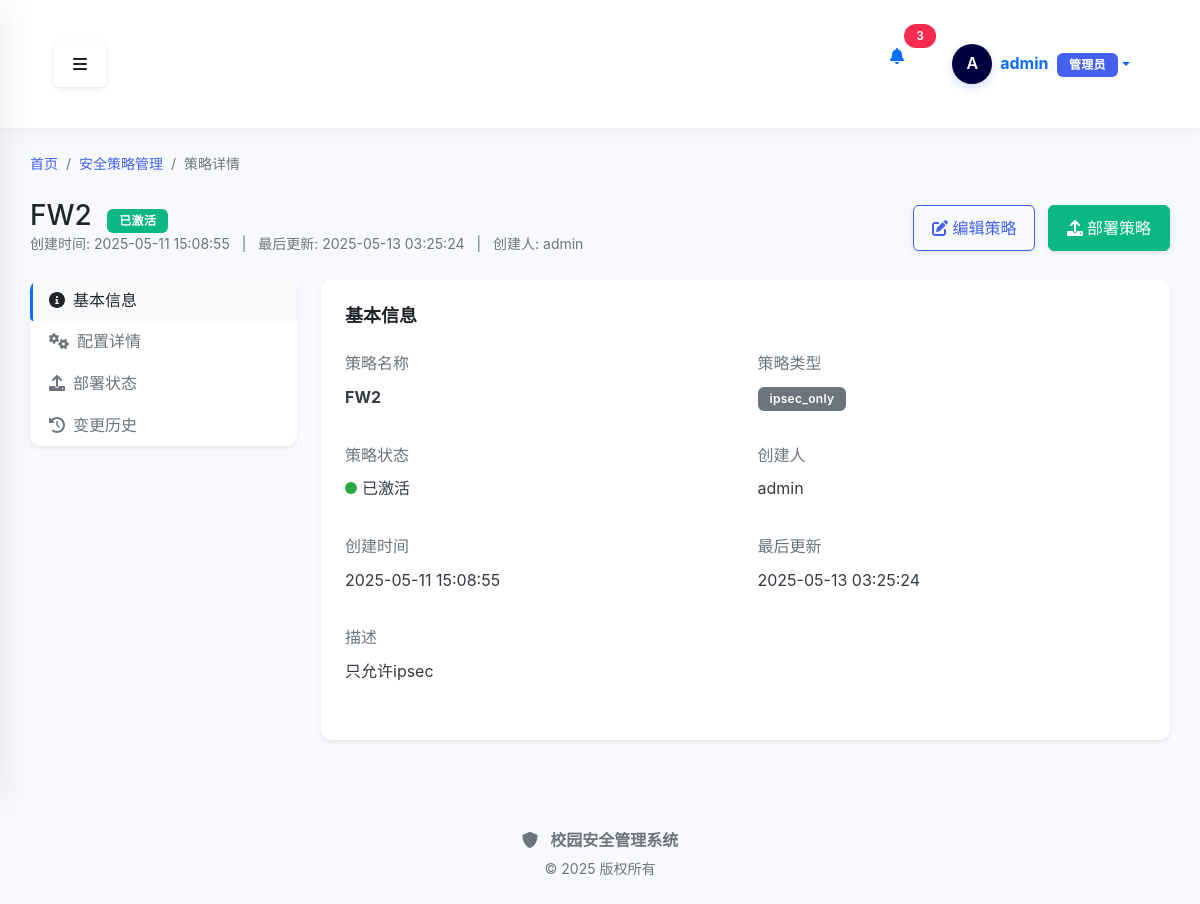
Page /policy/1 (signed in) on the committed database.
### src/modules/auth/models.py (models this page shows, shortened)
class User(db.Model, UserMixin):
    __table_args__ = {'extend_existing': True}
    """用户模型"""
    __tablename__ = 'users'
    id = db.Column(db.Integer, primary_key=True)
    username = db.Column(db.String(64), unique=True, index=True, nullable=False)
    email = db.Column(db.String(120), unique=True, index=True, nullable=False)
    password_hash = db.Column(db.String(128), nullable=False)
    display_name = db.Column(db.String(64))
    phone = db.Column(db.String(20))
    role = db.Column(db.String(20))
    last_login = db.Column(db.DateTime)
    is_active = db.Column(db.Boolean, default=True)
    is_admin = db.Column(db.Boolean, default=False)
    created_at = db.Column(db.DateTime, default=datetime.now)
    updated_at = db.Column(db.DateTime, default=datetime.now, onupdate=datetime.now)

### src/modules/policy/models/policy.py (models this page shows, shortened)
class Policy(db.Model):
    __tablename__ = 'policy'
    id = Column(Integer, primary_key=True)
    name = Column(String(64), nullable=False)
    type = Column(String(32), nullable=False)
    description = Column(Text)
    config = Column(JSON, nullable=False)
    status = Column(String(16), nullable=False, default='draft')
    created_by = Column(Integer, ForeignKey('users.id'), nullable=False)
    created_at = Column(DateTime, nullable=False, default=datetime.utcnow)
    updated_at = Column(DateTime, nullable=False, default=datetime.utcnow, onupdate=datetime.utcnow)
    creator = relationship('User', backref='policies', lazy='select')
    deployments = relationship('PolicyDeployment', backref='policy', cascade='all, delete-orphan')
    audit_logs = relationship('PolicyAuditLog', backref='policy')
    alerts = relationship('PolicyAlert', backref='policy')

### src/modules/policy/routes/policy_view_routes.py (the view, shortened to what this page needs)
@policy_view_bp.route('/<int:policy_id>', methods=['GET'])
@login_required
def detail(policy_id):
    policy_service = PolicyService()
    success, policy = policy_service.get_policy(policy_id)
    if not success:
        flash('策略不存在', 'danger')
        return redirect(url_for('policy_view.index'))
    user_service = UserService()
    if policy.created_by:
        try:
            success, user = user_service.get_user_by_id(policy.created_by)
            if success and user:
                policy.creator_name = user.username
            else:
                policy.creator_name = f"用户{policy.created_by}"
        except Exception:
            policy.creator_name = f"用户{policy.created_by}"
    else:
        policy.creator_name = "-"
    from src.modules.policy.services.policy_deploy_service import PolicyDeployService
    deploy_service = PolicyDeployService()
    deployments = deploy_service.get_deployments_by_policy(policy.id) if hasattr(deploy_service, 'get_deployments_by_policy') else []
    from src.modules.policy.services.policy_audit_service import PolicyAuditService
    audit_service = PolicyAuditService()
    audit_logs = audit_service.get_logs_by_policy(policy.id) if hasattr(audit_service, 'get_logs_by_policy') else []
    for log in audit_logs:
        if hasattr(log, 'user_id') and log.user_id:
            try:
                success, user = user_service.get_user_by_id(log.user_id)
                if success and user:
                    log.user_name = user.username
                else:
                    log.user_name = f"用户{log.user_id}"
            except Exception:
                log.user_name = f"用户{log.user_id}"
        else:
            log.user_name = "系统"
    return render_template(
        'policy/detail.html',
        title='策略详情',
        policy=policy,
        deployments=deployments,
        audit_logs=audit_logs
    )

### src/templates/policy/detail.html (shortened to what this page needs)
{% extends "base.html" %}
{% block content %}
<div class="container-fluid">
    <nav aria-label="breadcrumb" class="mb-4">
        <ol class="breadcrumb">
            <li class="breadcrumb-item"><a href="{{ url_for('index') }}">首页</a></li>
            <li class="breadcrumb-item"><a href="{{ url_for('policy_view.index') }}">安全策略管理</a></li>
            <li class="breadcrumb-item active" aria-current="page">策略详情</li>
        </ol>
    </nav>
    <div class="d-flex justify-content-between align-items-center mb-4">
        <div>
            <h1 class="h3 mb-0 text-gray-800">{{ policy.name }}
                {% if policy.status == 'active' %}
                <span class="badge bg-success ms-2">已激活</span>
                {% elif policy.status == 'draft' %}
                <span class="badge bg-warning ms-2">草稿</span>
                {% elif policy.status == 'deleted' %}
                <span class="badge bg-danger ms-2">已删除</span>
                {% endif %}
            </h1>
            <p class="text-muted small mb-0">
                <span>创建时间: {{ policy.created_at.strftime('%Y-%m-%d %H:%M:%S') }}</span>
                <span class="mx-2">|</span>
                <span>最后更新: {{ policy.updated_at.strftime('%Y-%m-%d %H:%M:%S') }}</span>
                <span class="mx-2">|</span>
                <span>创建人: {{ policy.creator_name if policy.creator_name is defined else '用户' + policy.created_by|string }}</span>
            </p>
        </div>
        <div>
            {% if policy.status != 'deleted' %}
            <a href="{{ url_for('policy_view.edit', policy_id=policy.id) }}" class="btn btn-outline-primary">
                <i class="fas fa-edit me-1"></i>编辑策略
            </a>
            <a href="{{ url_for('policy_view.deploy', policy_id=policy.id) }}" class="btn btn-success ms-2">
                <i class="fas fa-upload me-1"></i>部署策略
            </a>
            {% endif %}
        </div>
    </div>
    <div class="row">
        <div class="col-md-3 mb-4">
            <div class="card shadow-sm">
                <div class="card-body p-0">
                    <div class="nav flex-column nav-pills" id="v-pills-tab" role="tablist" aria-orientation="vertical">
                        <a class="nav-link active" id="v-pills-basic-tab" data-bs-toggle="pill" href="#v-pills-basic" role="tab" aria-controls="v-pills-basic" aria-selected="true">
                            <i class="fas fa-info-circle me-2"></i>基本信息
                        </a>
                        <a class="nav-link" id="v-pills-config-tab" data-bs-toggle="pill" href="#v-pills-config" role="tab" aria-controls="v-pills-config" aria-selected="false">
                            <i class="fas fa-cogs me-2"></i>配置详情
                        </a>
                        <a class="nav-link" id="v-pills-deployment-tab" data-bs-toggle="pill" href="#v-pills-deployment" role="tab" aria-controls="v-pills-deployment" aria-selected="false">
                            <i class="fas fa-upload me-2"></i>部署状态
                        </a>
                        <a class="nav-link" id="v-pills-history-tab" data-bs-toggle="pill" href="#v-pills-history" role="tab" aria-controls="v-pills-history" aria-selected="false">
                            <i class="fas fa-history me-2"></i>变更历史
                        </a>
                    </div>
                </div>
            </div>
        </div>
        <div class="col-md-9">
            <div class="card shadow-sm">
                <div class="card-body">
                    <div class="tab-content" id="v-pills-tabContent">
                        <div class="tab-pane fade show active" id="v-pills-basic" role="tabpanel" aria-labelledby="v-pills-basic-tab">
                            <h5 class="card-title mb-4">基本信息</h5>
                            <div class="row">
                                <div class="col-md-6 mb-3">
                                    <label class="form-label text-muted">策略名称</label>
                                    <p class="fw-bold">{{ policy.name }}</p>
                                </div>
                                <div class="col-md-6 mb-3">
                                    <label class="form-label text-muted">策略类型</label>
                                    <p>
                                        {% if policy.type == 'ipsec' %}
                                        <span class="badge bg-info">IPSec</span>
                                        {% elif policy.type == 'ssl' %}
                                        <span class="badge bg-primary">SSL VPN</span>
                                        {% else %}
                                        <span class="badge bg-secondary">{{ policy.type }}</span>
                                        {% endif %}
                                    </p>
                                </div>
                                <div class="col-md-6 mb-3">
                                    <label class="form-label text-muted">策略状态</label>
                                    <p>
                                        {% if policy.status == 'active' %}
                                        <span><span class="policy-status status-active"></span>已激活</span>
                                        {% elif policy.status == 'draft' %}
                                        <span><span class="policy-status status-draft"></span>草稿</span>
                                        {% elif policy.status == 'deleted' %}
                                        <span><span class="policy-status status-deleted"></span>已删除</span>
                                        {% endif %}
                                    </p>
                                </div>
                                <div class="col-md-6 mb-3">
                                    <label class="form-label text-muted">创建人</label>
                                    <p>{{ policy.creator_name if policy.creator_name is defined else '用户' + policy.created_by|string }}</p>
                                </div>
                                <div class="col-md-6 mb-3">
                                    <label class="form-label text-muted">创建时间</label>
                                    <p>{{ policy.created_at.strftime('%Y-%m-%d %H:%M:%S') }}</p>
                                </div>
                                <div class="col-md-6 mb-3">
                                    <label class="form-label text-muted">最后更新</label>
                                    <p>{{ policy.updated_at.strftime('%Y-%m-%d %H:%M:%S') }}</p>
                                </div>
                                <div class="col-md-12 mb-3">
                                    <label class="form-label text-muted">描述</label>
                                    <p>{{ policy.description or '暂无描述' }}</p>
                                </div>
                            </div>
                        </div>
                    </div>
                </div>
            </div>
        </div>
    </div>
</div>
{% endblock %}

### src/templates/base.html (shortened to what this page needs)
<!DOCTYPE html>
<html lang="zh-CN">
<head>
    <link href="https://cdn.jsdelivr.net/npm/bootstrap@5.1.3/dist/css/bootstrap.min.css" rel="stylesheet">
    <link rel="stylesheet" href="https://cdnjs.cloudflare.com/ajax/libs/font-awesome/6.0.0/css/all.min.css">
    <link rel="stylesheet" href="{{ url_for('static', filename='css/style.css') }}?v={{ range(1, 10000) | random }}">
</head>
<body>
    <div class="d-flex" id="wrapper">
        <div id="page-content-wrapper">
            <nav class="navbar navbar-expand-lg navbar-light top-navbar">
                <div class="container-fluid">
                    <button class="btn" id="menu-toggle" aria-label="切换侧边栏">
                        <i class="fas fa-bars"></i>
                    </button>
                    <div class="d-flex ms-auto">
                        {% if current_user.is_authenticated %}
                        <div class="nav-item dropdown me-3">
                            <a class="nav-link position-relative" href="#" id="notificationsDropdown" role="button" data-bs-toggle="dropdown" aria-expanded="false">
                                <i class="fas fa-bell"></i>
                                <span class="position-absolute top-0 start-100 translate-middle badge rounded-pill bg-danger">
                                    3
                                </span>
                            </a>
                        </div>
                        <div class="nav-item dropdown user-dropdown">
                            <a class="nav-link dropdown-toggle d-flex align-items-center" href="#" id="navbarDropdown" role="button" data-bs-toggle="dropdown" aria-expanded="false">
                                <div class="user-avatar-container me-2">
                                    <div class="user-avatar-circle">
                                        <span class="avatar-text">{{ current_user.username[0]|upper }}</span>
                                    </div>
                                </div>
                                <div class="user-info d-none d-md-block">
                                    <span class="fw-bold">{{ current_user.username }}</span>
                                    <span class="badge bg-primary ms-1">{{ current_user.role or ('管理员' if current_user.is_admin else '用户') }}</span>
                                </div>
                            </a>
                        </div>
                        {% else %}
                        <div class="nav-item">
                            <a class="btn btn-primary btn-sm" href="{{ url_for('auth.login') }}">
                                <i class="fas fa-sign-in-alt me-1"></i>登录
                            </a>
                        </div>
                        {% endif %}
                    </div>
                </div>
            </nav>
            <div class="content-container">
                {% block content %}{% endblock %}
            </div>
            <footer class="footer mt-auto py-3">
                <div class="container-fluid text-center text-muted">
                    <div class="footer-brand mb-1">
                        <i class="fas fa-shield-alt me-2"></i>
                        <span class="fw-bold">校园安全管理系统</span>
                    </div>
                    <p class="small mb-0">© 2025 版权所有</p>
                </div>
            </footer>
        </div>
    </div>
</body>
</html>

### rows in the picture
User: username "A", username "admin", role+is_admin "管理员"
Policy: name "FW2", created_at "2025-05-11 15:08:55", updated_at "2025-05-13 03:25:24", type "ipsec_only", description "只允许ipsec"
